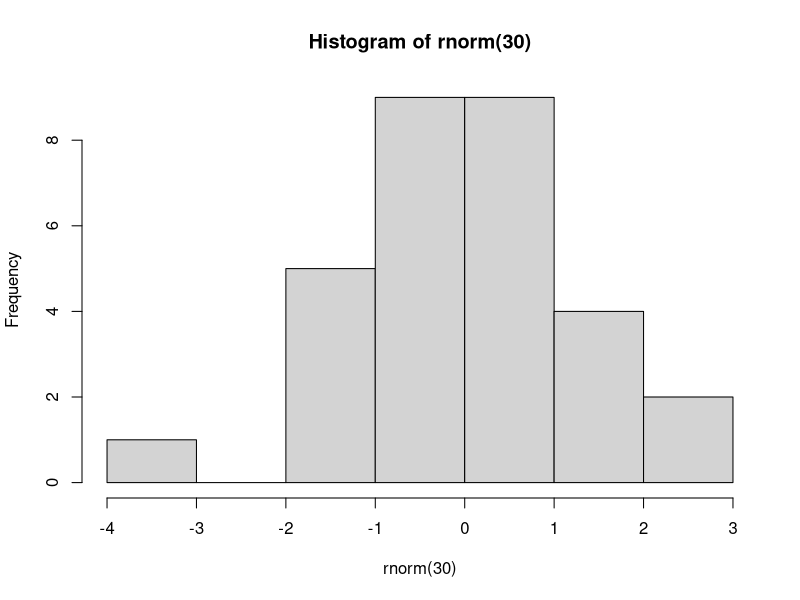

Reproduce this figure in R.
#작업공간
#working directory 현재작업 디렉토리 얻기
getwd()
#change working directory 작업 디렉토리 변경 
setwd("d:/WORKSPACE(SHIN)/Rlang")
getwd()
#히스토그램을 파일로 저장
par(mfrow=c(1,1)) #그래프 영역 1개 지정 
pdf("./hist-1.pdf") #지정된 경로에 파일로 결과를 출력 (./ 어딘지 뭐르는 위치에 hist-1저장)
hist(rnorm(30)) #난수 30개를 발생하여 히스토그램 그리기
dev.off() #출력 닫기

#작업 디렉토리 변경

setwd("d:/WORKSPACE(SHIN)/Rlang")
getwd()
